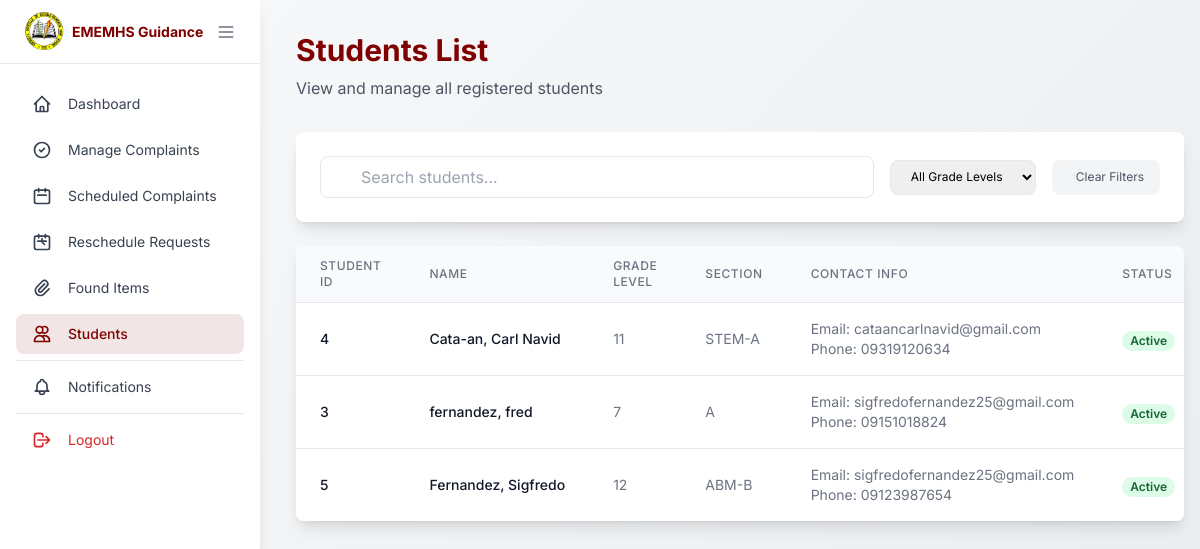
The app's page /pages/students-list.php (signed in) with its own data.
### tables this page shows
CREATE TABLE `students` (
  `id` int(11) NOT NULL,
  `user_id` int(11) DEFAULT NULL,
  `first_name` varchar(255) DEFAULT NULL,
  `middle_name` varchar(255) DEFAULT NULL,
  `last_name` varchar(255) DEFAULT NULL,
  `grade_level` varchar(255) DEFAULT NULL,
  `section` varchar(45) DEFAULT NULL,
  `email` varchar(255) DEFAULT NULL,
  `phone_number` varchar(45) DEFAULT NULL,
  `password` varchar(255) DEFAULT NULL,
  `address` varchar(255) DEFAULT NULL
);

CREATE TABLE `users` (
  `id` int(11) NOT NULL,
  `email` varchar(255) DEFAULT NULL,
  `password` varchar(255) DEFAULT NULL,
  `role` varchar(255) DEFAULT NULL,
  `contact_number` varchar(20) DEFAULT NULL
);

### pages/students-list.php (the view, shortened to what this page needs)
<?php
require_once '../logic/db_connection.php';
try {
    $stmt = $pdo->prepare("
        SELECT s.*, u.email
        FROM " . TBL_STUDENTS . " s
        LEFT JOIN " . TBL_USERS . " u ON s.user_id = u.id
        ORDER BY s.last_name ASC, s.first_name ASC
    ");
    $stmt->execute();
    $students = $stmt->fetchAll(PDO::FETCH_ASSOC);
} catch (PDOException $e) {
    error_log("Error fetching students: " . $e->getMessage());
    $students = [];
}
?>
<!DOCTYPE html>
<html lang="en">
<head>
    <script src="https://cdn.tailwindcss.com"></script>
</head>
<body class="min-h-screen">
    <?php include 'navigation-admin.php'; ?>
    <div class="main-content">
        <main class="max-w-7xl mx-auto px-4 py-8">
            <div class="mb-8">
                <h1 class="text-3xl font-bold text-[#800000] mb-2">Students List</h1>
                <p class="text-gray-600">View and manage all registered students</p>
            </div>
            <div class="bg-white rounded-lg shadow-lg p-6 mb-6">
                <div class="flex flex-wrap items-center gap-4">
                    <div class="flex-1 min-w-[200px]">
                        <div class="relative">
                            <input type="text"
                                   id="searchInput"
                                   placeholder="Search students..."
                                   class="w-full px-4 py-2 pl-10 rounded-lg border border-gray-200 focus:border-[#800000] focus:ring-2 focus:ring-[#800000]/20 transition duration-200">
                        </div>
                    </div>
                    <div class="flex gap-4">
                        <select id="gradeFilter" class="px-4 py-2 rounded-lg border text-xs border-gray-200 focus:border-[#800000] focus:ring-2 focus:ring-[#800000]/20 transition duration-200">
                            <option value="">All Grade Levels</option>
                        </select>
                        <button id="clearFilters" class="px-4 py-2 rounded-lg bg-gray-100 text-gray-600 hover:bg-gray-200 transition duration-200 flex items-center text-xs gap-2">
                            Clear Filters
                        </button>
                    </div>
                </div>
            </div>
            <?php if (empty($students)): ?>
                <div class="bg-white rounded-lg shadow-lg p-8 text-center">
                    <div class="bg-gray-50 rounded-full w-24 h-24 mx-auto mb-4 flex items-center justify-center">
                        <svg xmlns="http://www.w3.org/2000/svg" class="h-12 w-12 text-gray-400" fill="none" viewBox="0 0 24 24" stroke="currentColor">
                            <path stroke-linecap="round" stroke-linejoin="round" stroke-width="2" d="M12 4.354a4 4 0 110 5.292M15 21H3v-1a6 6 0 0112 0v1zm0 0h6v-1a6 6 0 00-9-5.197M13 7a4 4 0 11-8 0 4 4 0 018 0z" />
                        </svg>
                    </div>
                    <h3 class="text-lg font-medium text-gray-900 mb-2">No Students Found</h3>
                    <p class="text-gray-500">There are currently no students registered in the system.</p>
                </div>
            <?php else: ?>
                <div class="bg-white rounded-lg shadow-lg overflow-hidden">
                    <div class="overflow-x-auto">
                        <table class="min-w-full divide-y divide-gray-200">
                            <thead class="bg-gray-50">
                                <tr>
                                    <th scope="col" class="px-6 py-3 text-left text-xs font-medium text-gray-500 uppercase tracking-wider">
                                        Student ID
                                    </th>
                                    <th scope="col" class="px-6 py-3 text-left text-xs font-medium text-gray-500 uppercase tracking-wider">
                                        Name
                                    </th>
                                    <th scope="col" class="px-6 py-3 text-left text-xs font-medium text-gray-500 uppercase tracking-wider">
                                        Grade Level
                                    </th>
                                    <th scope="col" class="px-6 py-3 text-left text-xs font-medium text-gray-500 uppercase tracking-wider">
                                        Section
                                    </th>
                                    <th scope="col" class="px-6 py-3 text-left text-xs font-medium text-gray-500 uppercase tracking-wider">
                                        Contact Info
                                    </th>
                                    <th scope="col" class="px-6 py-3 text-left text-xs font-medium text-gray-500 uppercase tracking-wider">
                                        Status
                                    </th>
                                </tr>
                            </thead>
                            <tbody class="bg-white divide-y divide-gray-200">
                                <?php foreach ($students as $student): ?>
                                    <tr class="hover:bg-gray-50">
                                        <td class="px-6 py-4 whitespace-nowrap text-sm font-medium text-gray-900">
                                            <?php echo htmlspecialchars($student['id']); ?>
                                        </td>
                                        <td class="px-6 py-4 whitespace-nowrap">
                                            <div class="text-sm font-medium text-gray-900">
                                                <?php echo htmlspecialchars($student['last_name'] . ', ' . $student['first_name']); ?>
                                            </div>
                                        </td>
                                        <td class="px-6 py-4 whitespace-nowrap text-sm text-gray-500">
                                            <?php echo htmlspecialchars($student['grade_level']); ?>
                                        </td>
                                        <td class="px-6 py-4 whitespace-nowrap text-sm text-gray-500">
                                            <?php echo htmlspecialchars($student['section']); ?>
                                        </td>
                                        <td class="px-6 py-4 whitespace-nowrap text-sm text-gray-500">
                                            <div>Email: <?php echo htmlspecialchars($student['email'] ?? 'N/A'); ?></div>
                                            <div>Phone: <?php echo htmlspecialchars($student['phone_number'] ?? 'N/A'); ?></div>
                                        </td>
                                        <td class="px-6 py-4 whitespace-nowrap">
                                            <span class="px-2 inline-flex text-xs leading-5 font-semibold rounded-full bg-green-100 text-green-800">
                                                Active
                                            </span>
                                        </td>
                                    </tr>
                                <?php endforeach; ?>
                            </tbody>
                        </table>
                    </div>
                </div>
            <?php endif; ?>
        </main>
    </div>
</body>
</html>

### pages/students-list.php (style rules this page uses)
body { font-family: 'Inter', sans-serif; background: linear-gradient(135deg, #f8f9fa 0%, #e9ecef 100%); }

### pages/navigation-admin.php (style rules this page uses)
@media (min-width: 1025px) { .main-content { margin-left: 280px; width: calc(100% - 280px); transition: all 0.3s ease-in-out; } }

### records on screen
students: id "4", last_name+first_name "Cata-an, Carl Navid", grade_level "11", section "STEM-A", user.email "cataancarlnavid@gmail.com", phone_number "09319120634"
students: id "3", last_name+first_name "fernandez, fred", grade_level "7", section "A", user.email "sigfredofernandez25@gmail.com", phone_number "09151018824"
students: id "5", last_name+first_name "Fernandez, Sigfredo", grade_level "12", section "ABM-B", user.email "sigfredofernandez25@gmail.com", phone_number "09123987654"
